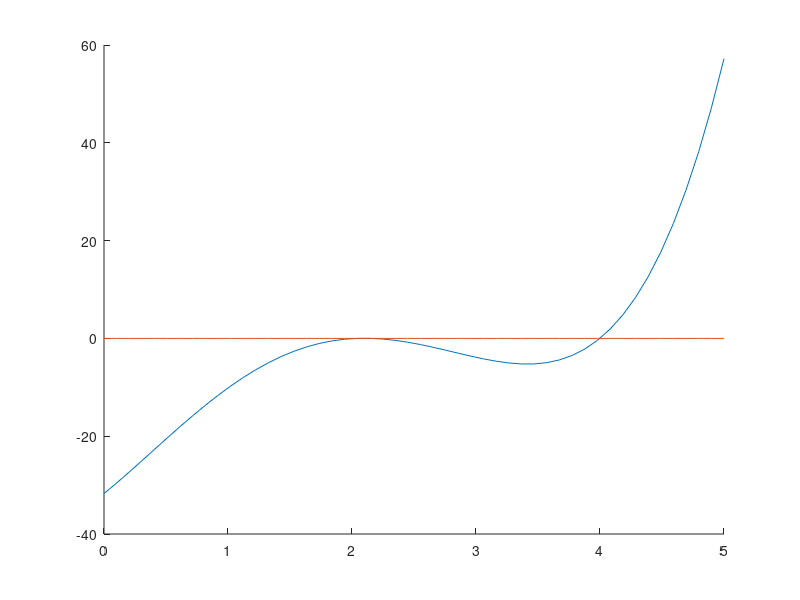

Source code (MATLAB):
%Programa Atividade 2 de MN
%Nome: Victor yukio Cavalcanti Miki 
%Matricula: 180068229

## limpar variaveis
clc;
clear all;
close all;

## Plotar função:

x = linspace(0, 5, 50);
F = x .^4 - 6.4*x .^3 + 6.45*x .^2 + 20.538*x - 31.725;
## Função para criar uma linha no x=0
Z = 0*x;

hold on

## # Segundo metodo
## fh = @(x) x^4 - 6.4*x^3 + 6.45*x^2 + 20.538*x - 31.725;
## fplot (fh, [0, 5]);

plot(x, F);
plot(x, Z);

hold off

## Observando o grafica vemos que a MAIOR raiz fica
## no intervalo de [4,5], mas escolheremos outro intervalo para testar

## Metodo da posicão falsa

## anonymous function (corrigir warnning)
Fun = @(x) x^4 - 6.4*x^3 + 6.45*x^2 + 20.538*x - 31.725;

## Erro de aproximação e 4 pois e o intervalo inicial escolhido da maior raiz da letra a).
tol=1e-4;
imax=50; ## numero maximo de iterações

## intervalo inicial e final escolhido pois,
## estão APOS a maior raiz, assim garantimos encontrar a maior raiz.
a=0;
b=5;

Fa = Fun(a);
Fb = Fun(b);

if Fa*Fb>0
  disp('Erro: Não ha raiz no intervalo')
  else
  disp('iter          a              b              (xNS)             F(xNS)              Tol')
  
for i=1:imax
  
  xNS=(a*Fb-b*Fa)/(Fb-Fa); %Calcula o ponto onde a reta cruza o eixo x
  
  tol_i=(b-a)/2; %Avalia função no ponto medio
  F_xNS=Fun(xNS);
  fprintf('%3i    %11.6f    %11.6f      %11.6f        %11.6f       %11.6f', i, a, b, xNS, F_xNS, tol_i)
  fprintf('\n')
  
  % Estabelecer criterio de parada com base na tolerancia estipulada
  if tol_i<tol
    break
   endif
    
% if i == imax
%   fprintf('Solução não encontrada com %i iterações', imax)
%   break
% endfi

  if Fun(a)*F_xNS<0
    b=xNS;
  else
    a=xNS; 
    endif
    
endfor
endif  